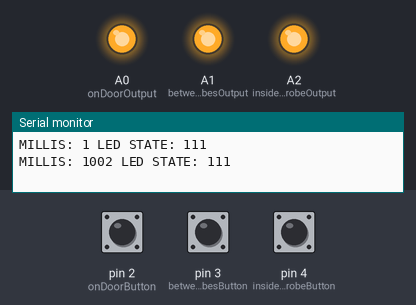
Recording of a program running on a simulated Arduino Nano, built with avr-gcc and run on an emulated ATmega328P. On the bench: output pins drawn as LEDs (lit = HIGH), the last lines printed to the serial monitor. The inputs (shaded band) are chosen by the test bench; at power-on: pin 2 (onDoorButton) HIGH, pin 3 (betweenWardrobesButton) HIGH, pin 4 (insideWardrobeButton) HIGH.

Above: at 1.2 s.
1.3 s: pin 2 (onDoorButton) pulled LOW for 0.15 s
At 1.8 s:
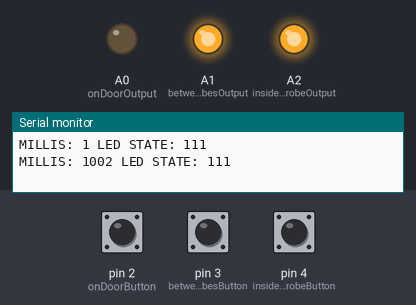
2.9 s: pin 3 (betweenWardrobesButton) pulled LOW for 0.15 s
At 4.1 s:
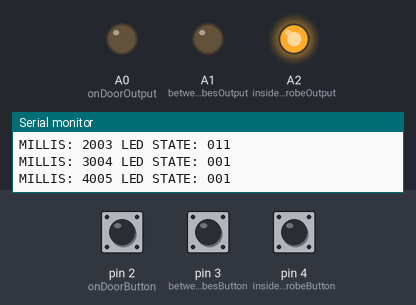
4.5 s: pin 4 (insideWardrobeButton) pulled LOW for 0.15 s
At 5.4 s:
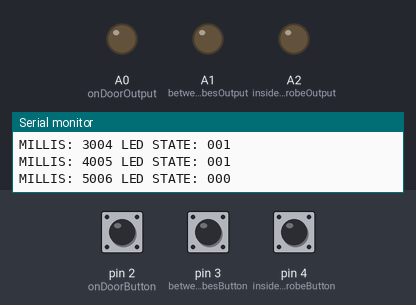
6.1 s: pin 2 (onDoorButton) pulled LOW for 1 s
At 6.6 s:
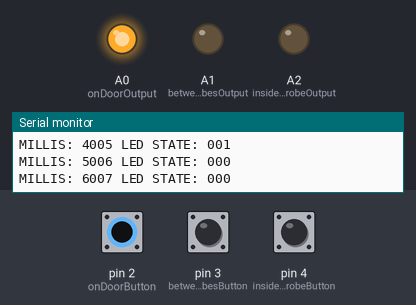
8.6 s: pin 3 (betweenWardrobesButton) pulled LOW for 1 s
At 9.7 s:
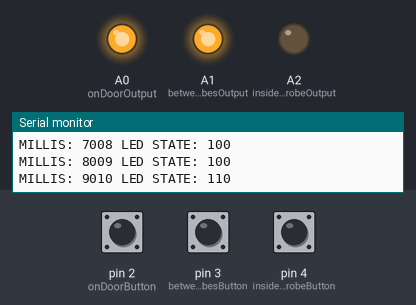
11.1 s: pin 2 (onDoorButton) pulled LOW for 0.15 s
At 11.7 s:
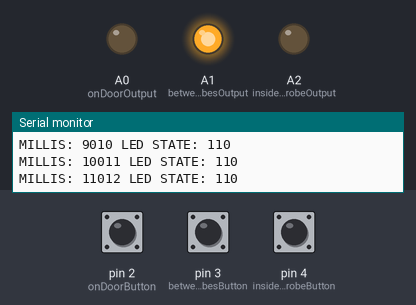
Timing chart, 0 to 13.7 s (numbered marks = the images above; inputs shaded):
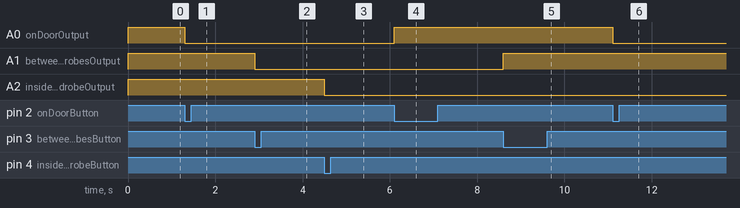

Measured:
- after the input at 1.3 s, A0 (onDoorOutput): HIGH → LOW at once
- after the input at 2.9 s, A1 (betweenWardrobesOutput): HIGH → LOW at once
- after the input at 4.5 s, A2 (insideWardrobeOutput): HIGH → LOW at once
- after the input at 6.1 s, A0 (onDoorOutput): LOW → HIGH at once
- after the input at 8.6 s, A1 (betweenWardrobesOutput): LOW → HIGH at once
- after the input at 11.1 s, A0 (onDoorOutput): HIGH → LOW at once

The program:

main.cpp
```cpp
#include "main.h"


void setup() {
  pinMode(onDoorButton, INPUT_PULLUP);
  pinMode(onDoorOutput, OUTPUT);
  digitalWrite(onDoorOutput, HIGH);

  pinMode(betweenWardrobesButton, INPUT_PULLUP);
  pinMode(betweenWardrobesOutput, OUTPUT);
  digitalWrite(betweenWardrobesOutput, HIGH);

  pinMode(insideWardrobeButton, INPUT_PULLUP);
  pinMode(insideWardrobeOutput, OUTPUT);
  digitalWrite(insideWardrobeOutput, HIGH);

  Serial.begin(9600);
  }

void loop() {
  if (digitalRead(insideWardrobeButton) == LOW)
  {
    changeLedState(insideWardrobeOutput);
  }

  if (digitalRead(betweenWardrobesButton) == LOW)
  {
    changeLedState(betweenWardrobesOutput);
  }

  if (digitalRead(onDoorButton) == LOW)
  {
    changeLedState(onDoorOutput);
  }

  debugOutputState();
}

void changeLedState(byte pinNumber)
{
  unsigned long int currentTime = millis();

  if (currentTime > blockButtonsUntil)
  {
      digitalWrite(pinNumber, !digitalRead(pinNumber));
  }
  blockButtonsUntil = currentTime + timeOfButtonsBlock;
}

void debugOutputState()
{
  unsigned long int currentTime = millis();
  if (currentTime > doNotWriteDebugUntil)
  {
    Serial.print("MILLIS: ");
    Serial.print(millis());
    Serial.print(" LED STATE: ");
    Serial.print(digitalRead(A0));
    Serial.print(digitalRead(A1));
    Serial.println(digitalRead(A2));
    doNotWriteDebugUntil = currentTime + timeOfDebugBlock;
  }
}
```

main.h
```cpp
#include <Arduino.h>
#include "pins.h"

unsigned long blockButtonsUntil = 0;
const int timeOfButtonsBlock = 50;

unsigned long doNotWriteDebugUntil = 0;
const int timeOfDebugBlock = 1000;

void changeLedState(byte pinNumber);
void debugOutputState();
```

pins.h
```cpp
#include <Arduino.h>

// buttons
byte onDoorButton = 2;
byte betweenWardrobesButton = 3;
byte insideWardrobeButton = 4;

// outputs
byte onDoorOutput = A0;
byte betweenWardrobesOutput = A1;
byte insideWardrobeOutput = A2;
```
